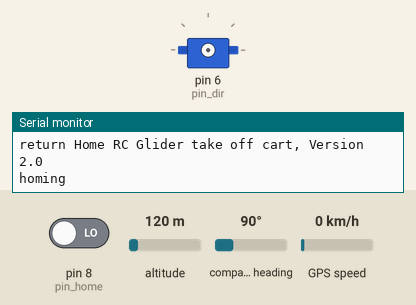
Bench run of a sketch on a simulated Arduino Leonardo, built with avr-gcc and run on an emulated ATmega32U4. On the bench: servo, the last lines printed to the serial monitor. Wiring (inferred from the names in the program): servo: signal pin 6. The test bench sets the inputs (shaded band); at power-on: pin 8 (pin_home) LOW, compass heading 90°, altitude 120 m, GPS speed 0 km/h. The GPS gets a fix after 3 s at 37.7749, -122.4194 with 8 satellites; servo pulses on a pin are drawn as a servo (544–2400 µs = 0–180°).

Above: at 1.2 s.
1.3 s: pin 8 (pin_home) driven HIGH
5.1 s: compass heading set to 7°
At 6.4 s:
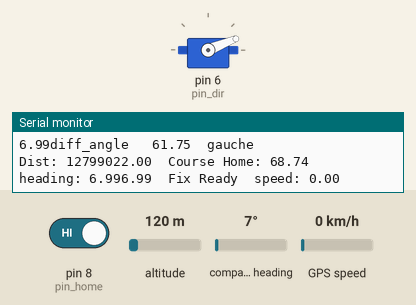
8.6 s: compass heading set to 90°
At 9.5 s:
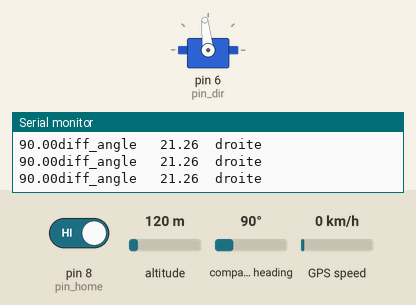
12.1 s: compass heading set to 269°
At 13.3 s:
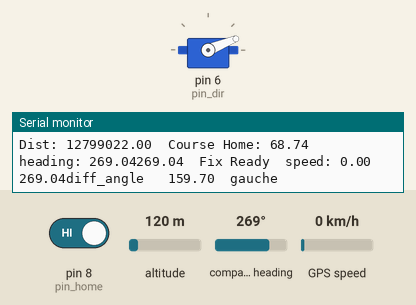
Timing chart, 0 to 15.1 s (numbered marks = the images above; inputs shaded):
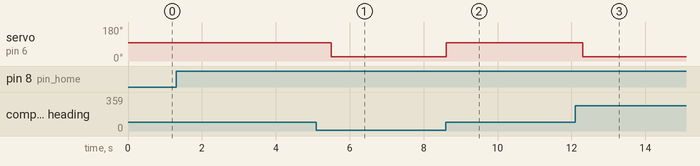

The sketch:

Glider_cart.ino
```cpp
/*  ------------------------------------------
 *   Commande retour home chariot planeur version 1.0
 *  -----------------------------------------
 *  Ce code permet de piloter un vehicule et un "retour maison" a partir d'une radio commande modelisme
 *  le chhariot est piloté a partir d'un module GPS pour la position et le calcul de la route
 *  et d'un capteur compas magnetique pour la  tenue du cap
 *  la position du servo de direction est asservie sur la difference entre le cap suivie et la route ideale.
 *  Le code a été testé avec  avec des modules GPS Ublox Neo m6n ou Ublox m8n configuré en mode MNEA et à la frequence 4800 Bauds.
 *  Le magnetometre
 *
 *
 *  Pin arduino utilisés
 *  Pin 20 = SDA
 *  Pin 21 = SCL
 *  Pin 14 = Rx GPS
 *  Pin 15 = Tx GPS
 *  Pin 6 = Servo direction
 *  Pin 7 = Servo vitesse.
 *  Pin 8 = bouton home.
 *
 *  _________________________________________
 *  Jean-Paul Cano ( 2017)
 *  Version : 1.0
 *
 *
 *
*/

#include "Glider_cart.h"


void setup()
{
  pinMode( pin_home, INPUT);
  pinMode(pin_dir, OUTPUT);
  Serial.begin(9600);
  Serial1.begin(4800);                                                  // Serial port for GPS
  Serial.println("return Home RC Glider take off cart, Version 2.0");
  Wire.begin();

}


void loop()
{

  while (Serial1.available() > 0)
    gps.encode(Serial1.read());
    delay(10);
  int x=0;
  while (Serial.available())
    Command[x++]=Serial.read();                                           //lit une chaine de caractere sur le port serie et la stocke dans une variable string.
    delay(10);


/* Capturing and saving home postion */

    if(Command == "home")
    {
      Serial.println("homing");
      delay(2000);
      HomeLat = gps.location.lat();
      HomeLng = gps.location.lng();
      Command = "null";
    }

  if (gps.location.isValid())                                              //debogage fonction fix
    fix = "Fix Ready";
  else
    fix = "wait fix";

  if (gps.location.isUpdated())                                            // Lit les données et calcule le cap a prendre et la distance a parcourir
  {                                                                        //calcule distance a parcourir vers home.
    distHome = gps.distanceBetween(
      gps.location.lat(),
      gps.location.lng(),
      HomeLat,
      HomeLng);

    courseHome = gps.courseTo(                                            // Calcule cap vers home;
      gps.location.lat(),
      gps.location.lng(),
      HomeLat,
      HomeLng);


  Serial.print("Dist: ");                                                 // Impressions pour debogage.
  Serial.print(distHome);
  Serial.print("\t");
  Serial.print("Course Home: ");
  Serial.print(courseHome);
  Serial.print("\t");
  Serial.print("heading: ");
  Serial.print(headingDeg());
  Serial.print("\t");
  Serial.print( fix );
  Serial.print("\t");
  Serial.print("speed: ");
  Serial.println(gps.speed.mps());


  }

  if (digitalRead (pin_home) == HIGH)                 // Check if return home pin activated.
  {                                                   // routine retour home en cours d'etude....

 // check for GPS position update, calculate course and distance.

    if (gps.location.isUpdated())
    {
    distHome = gps.distanceBetween(
      gps.location.lat(),
      gps.location.lng(),
      HomeLat,
      HomeLng);

    courseHome = gps.courseTo(
      gps.location.lat(),
      gps.location.lng(),
      HomeLat,
      HomeLng);
    }

    if(distHome > 0.1)
    {
      servo(motorSpeed, turnRight, pin_vit);                            // motor speed.
      headingMag = headingDeg();                           // Heading form magnetometer from function headingDeg

      diffAngle = abs(courseHome - headingMag);

// Call direction function for shortest turn

      droite(headingMag, courseHome, &turnRight);

      if (diffAngle > 180.0)
        diffAngle = 360.0 - diffAngle;

// Console printing for debugging

        Serial.print ("diff_angle \t");
        Serial.print (diffAngle);
        Serial.print ("\t");
        if (turnRight)
          Serial.println("droite");
        else
          Serial.println("gauche");

/*funtion to rotate servo
based on  difference between course and heading*/

    servo (diffAngle, turnRight, pin_dir);

    }

  }

}
```

Glider_cart.h
```cpp
#ifndef GLIDER_CART_H_
# define GLIDER_CART_H_

/*----------------------------
 *      CONFIGURATION
 *---------------------------*/

# include <TinyGPS++.h>
# include <Wire.h>
# include "mag.h"
# include "direct.h"
# include "servo.h"
TinyGPSPlus gps;


/*-------------------------------------------
     declaration variables et initialisation
 -------------------------------------------*/

float HomeLat = 42.0;
float HomeLng = 1.5;
float distHome = 0.0;
float courseHome = 0.0;
float headingMag = 0.0;
float diffAngle = 0.0;
int motorSpeed = 45;
String Command = "home";
String fix = "wait fix";
bool turnRight = false;

/*----------------------------
      pin assignement
-----------------------------*/

# define pin_home 8
# define pin_dir 6
# define pin_vit 7
# define pin_Rx 19
# define pin_Tx 18

#endif
```

direct.cpp
```cpp
//--------------------------------------------------------
//  Calculate direction (R or L), boolean value for R
//--------------------------------------------------------
#include "direct.h"

void droite(float heading, float Route, bool *p_turn)
{

  if(Route <= 180)
    *p_turn = (heading > Route) && (heading < Route + 180);
  else
    *p_turn = (heading > Route) || (heading < Route - 180);

}
```

direct.h
```cpp
#ifndef DIRECT_H_
# define DIRECT_H_

void droite(float heading, float Route, bool *p_turn);

#endif
```

mag.cpp
```cpp
//--------------------------------------------------------
//  Give magnetic heading from HMC5883 magnetometer/compass
//--------------------------------------------------------
#include <Adafruit_Sensor.h>
#include <Adafruit_HMC5883_U.h>
#include <wire.h>
#include "mag.h"


Adafruit_HMC5883_Unified mag = Adafruit_HMC5883_Unified(12345);

float headingDeg()
{
  /* Get a new sensor event */
  sensors_event_t event;
  mag.getEvent(&event);


  // Hold the module so that Z is pointing 'up' and you can measure the heading with x&y
  // Calculate heading when the magnetometer is level, then correct for signs of axis.
  float heading = atan2(event.magnetic.y, event.magnetic.x);

  // Once you have your heading, you must then add your 'Declination Angle', which is the 'Error' of the magnetic field in your location.
  // Find yours here: http://www.magnetic-declination.com/
  // South of france is 0.5° that can be aproximate to zero.

  float declinationAngle = 0.0;
  heading += declinationAngle;

  // Correct for when signs are reversed.
  if (heading < 0)
    heading += 2 * PI;

  // Check for wrap due to addition of declination.
  if (heading > 2 * PI)
    heading -= 2 * PI;

  // Convert radians to degrees for readability.
  heading = heading * 180 / M_PI;
  Serial.print(heading);
  return (heading);
}
```

mag.h
```cpp
/*______________________________
 *            mag.h
 *______________________________*/

#ifndef MAG_H_
# define MAG_H_

float headingDeg();

#endif
```

servo.cpp
```cpp
#include "servo.h"


//--------------------------------------------
//  Fonction command servo_motor with delay
//--------------------------------------------


int servo_angle = 90;

void servo ( float diffAngle, float turnRight, int servo_pin)
{
  if (diffAngle > 5  && turnRight)
    servo_angle = 95;

  if (diffAngle > 5 && !turnRight)
    servo_angle = 85;

  if (diffAngle > 25 && turnRight)
    servo_angle = 120;

  if (diffAngle > 25 && !turnRight)
    servo_angle = 60;

  if (diffAngle > 60 && turnRight)
    servo_angle = 160;

  if (diffAngle > 60 && !turnRight)
    servo_angle = 20;

  if (diffAngle < 5 )
    servo_angle = 90;

  int pulseMicros = map(servo_angle, 0, 180, 1000, 2000);

  for (int i = 0; i < 32; i++)
  {
    digitalWrite(servo_pin, HIGH);
    delayMicroseconds(pulseMicros);
    digitalWrite(servo_pin, LOW);
    delayMicroseconds(20000);
    digitalWrite(servo_pin, HIGH);
  }


}
```

servo.h
```cpp
#ifndef SERVO_H_
# define SERVO_H_

# include <Arduino.h>

void servo ( float diffAngle, float turnRight, int servo_pin);

extern int servo_angle;
#endif
```

Measured:
- after the input at 5.1 s, servo on pin 6 (pin_dir): 96° → 22° after 0.40 s
- after the input at 8.6 s, servo on pin 6 (pin_dir): 22° → 96° at once
- after the input at 12.1 s, servo on pin 6 (pin_dir): 96° → 22° after 0.21 s
